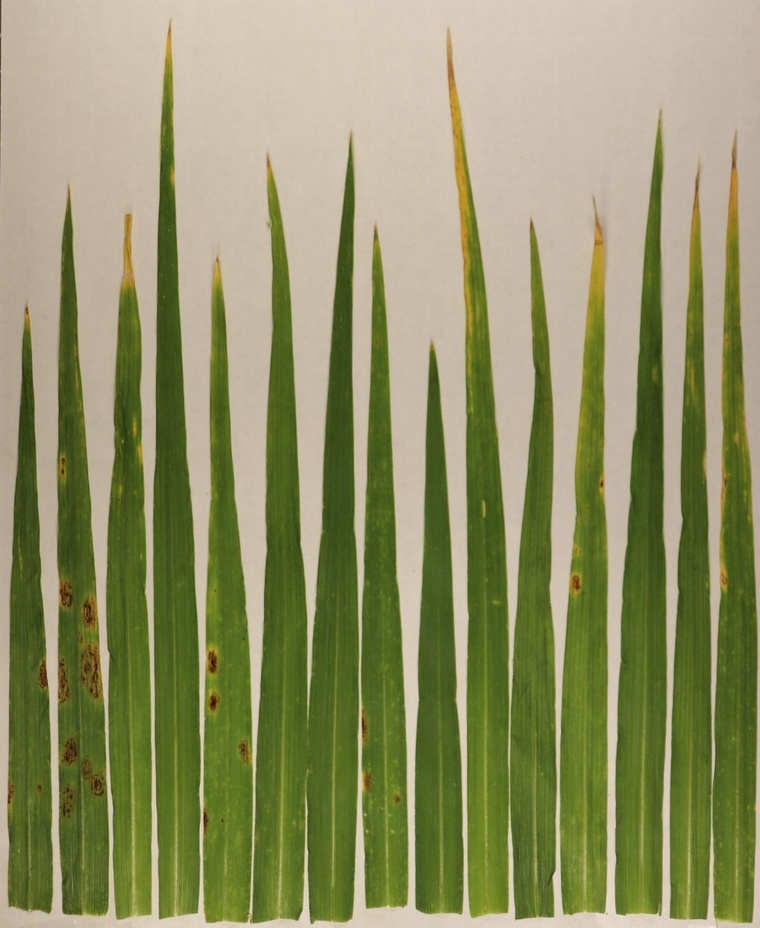
#> input picture image.jpg, 760 x 928 px, shrunk from 978 x 1194 before the run
$ python main.py
#> lines starting #> are read from the running program, lines starting #| are printed output that depends on the picture; after the words box and inside, x2 and y2 are one past the last pixel; in counts of white or black regions, pixels touching at a corner belong together; long printed decimals are rounded
from PIL import Image, ImageOps


def calculate_bad_image(image: Image) -> list:
    width, height = image.size
    pixel_map = []
    for i in range(width):
        for j in range(height):
            pixel = image.getpixel((i, j))
            r = pixel[0]
            g = pixel[1]
            b = pixel[2]
            try:
                condition = (r / g) > 1 and (r / b) > 3 and (g / b) > 2  # R/G>1 and R/B>3 and G/B>2
            except ZeroDivisionError:
                condition = False

            if condition:
                pixel_map.append((i, j, True))
            else:
                pixel_map.append((i, j, False))

    return pixel_map


def get_pixel_count(pixel_map) -> int:
    return len(list(filter(lambda p: p[2], pixel_map)))


def calculate_good_image(image: Image) -> list:
    width, height = image.size
    pixel_map = []

    for i in range(width):
        for j in range(height):
            pixel = image.getpixel((i, j))
            r = pixel[0]
            g = pixel[1]
            b = pixel[2]

            try:
                condition_1 = (r / g) < 1 and (r / b) < 3.7 and (g / b) < 4
            except ZeroDivisionError:
                condition_1 = True
            try:
                condition_2 = (r / g) < 1.02 and (r / b) < 1.7 and (g / b) < 1.7
            except ZeroDivisionError:
                condition_2 = True
            try:
                condition_3 = (r / g) > 1 and (r / b) < 1.7 and (g / b) < 1.7
            except ZeroDivisionError:
                condition_3 = True

            if condition_1 or condition_2 and condition_3:
                pixel_map.append((i, j, True))
            else:
                pixel_map.append((i, j, False))
    return pixel_map


def generate_image(pixel_map: list, width, height, image_name):
    image = Image.new('RGB', (width, height), "white")
    for i in pixel_map:
        if i[2]:
            image.putpixel((i[0], i[1]), (0, 0, 0))
        else:
            image.putpixel((i[0], i[1]), (255, 255, 255))
    image.show()
    image.save(image_name, 'bmp')


def main():
    input_image = Image.open("image.jpg")
#> input_image is the input picture: PIL image 760x928 RGB; mean R, G, B 145, 146.1, 102.9
    # image = im.convert("RGB")
    input_image.save("result.bmp", 'bmp')

    image = Image.open('result.bmp')
    image = input_image.convert('RGB')
    good_pixels = calculate_good_image(image)
#> after the loop in calculate_good_image, `for i in range(width):`: pixel_map = 705280 items
#> good_pixels = 705280 items
    bad_pixels = calculate_bad_image(image)
#> bad_pixels = 705280 items
    good_pixels_count = get_pixel_count(good_pixels)
#> good_pixels_count = 332086
    bad_pixels_count = get_pixel_count(bad_pixels)
#> bad_pixels_count = 9035

    generate_image(good_pixels, image.width, image.height, 'good_image.bmp')
#> in generate_image, `image = Image.new('RGB', (width, height), "white")`: image: PIL image 760x928 RGB; every value is 255
#> the loop in generate_image, `for i in pixel_map:` made 705280 passes
#> i on passes 1 to 3: (0, 0, False), (0, 1, False), (0, 2, False)
#> after the loop in generate_image, `for i in pixel_map:`:
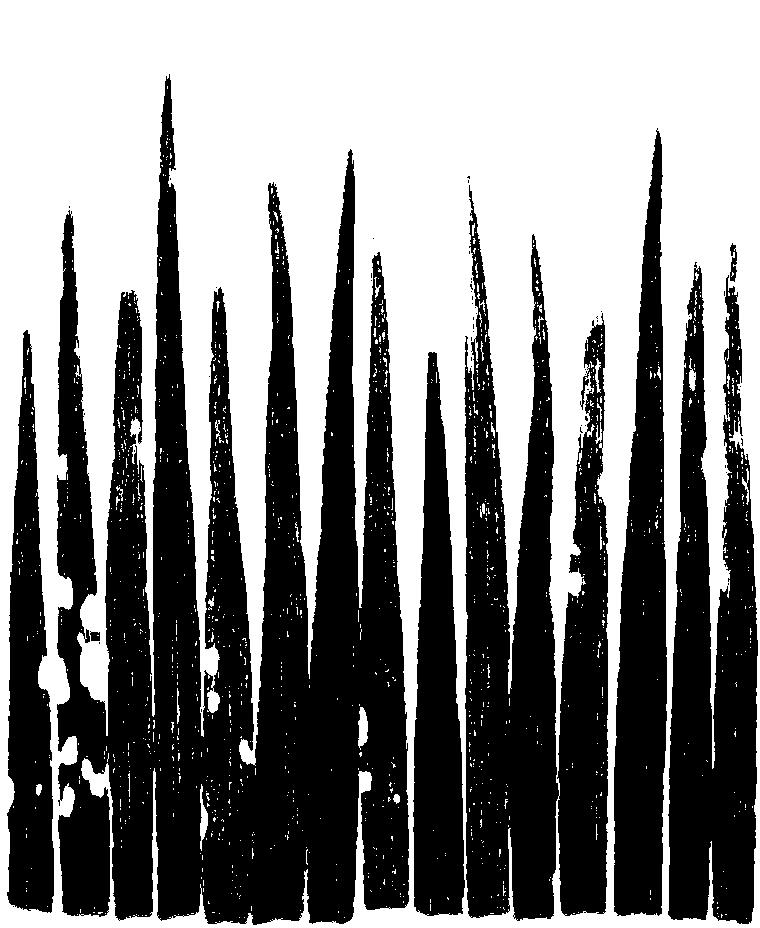
#> image: PIL image 760x928 RGB; 52.9% white; 57 black regions (49 under 20 px), largest, box (x1, y1, x2, y2) and area: (57, 74, 409, 925) 164739, (464, 185, 608, 921) 64235, (668, 262, 758, 924) 38983
    generate_image(bad_pixels, image.width, image.height, 'bad_image.bmp')
#> call 2 of generate_image, with width = 760, height = 928, image_name = 'bad_image.bmp'
#> the loop in generate_image (call 2), `for i in pixel_map:` made 705280 passes
#> after the loop in generate_image (call 2), `for i in pixel_map:`:
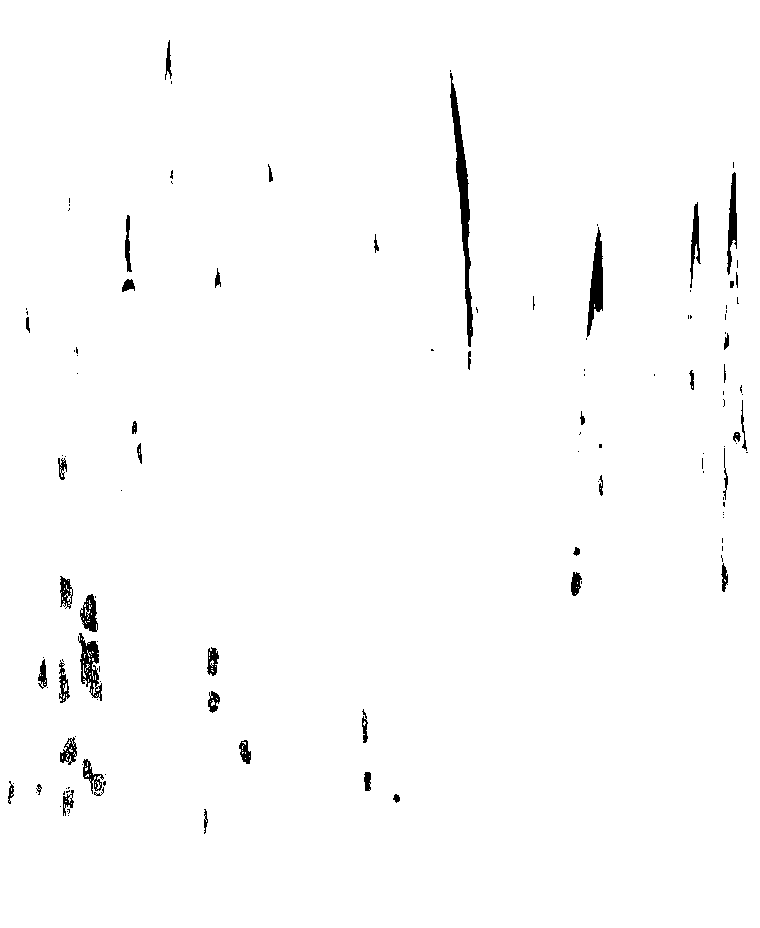
#> image: PIL image 760x928 RGB; 98.7% white; 125 black regions (79 under 20 px), largest, box (x1, y1, x2, y2) and area: (450, 73, 473, 347) 1757, (587, 227, 603, 337) 891, (78, 633, 102, 701) 723
    print('Кількість не вражених пікселів:', good_pixels_count)
#| Кількість не вражених пікселів: 332086
    print('Кількість вражених пікселів:', bad_pixels_count)
#| Кількість вражених пікселів: 9035
    print(f'Уражена площа {(bad_pixels_count / good_pixels_count) * 100}')
#| Уражена площа 2.721

    print()


if __name__ == "__main__":
    main()
